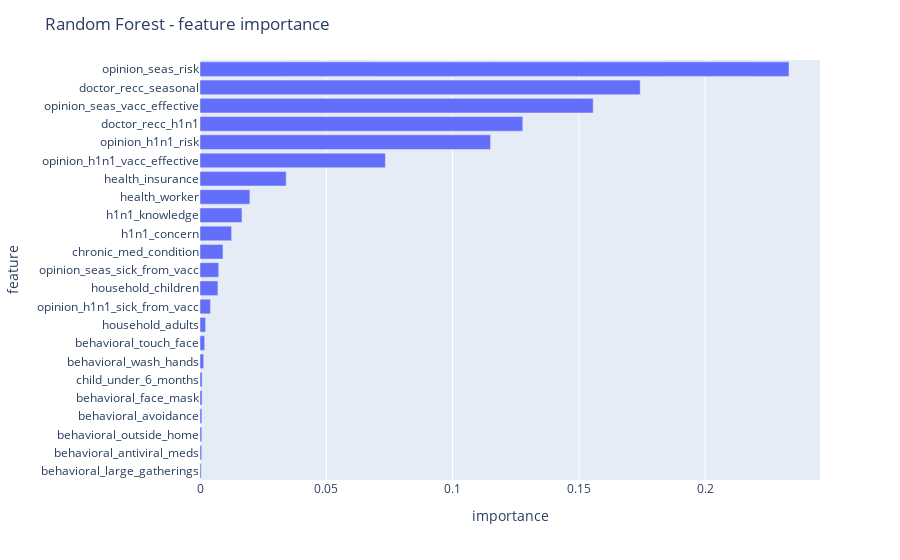

The code cell stored with this chart in its notebook:
### Markdown cell above
#### Plot

### Code cell
fig = px.bar(df_forest.sort_values('importance'), x='importance')
fig.update_layout(title_text="Random Forest - feature importance")
fig.show()

### Figure 1 — Plotly figure (JSON) as saved in the notebook; plotly's stock layout.template omitted (floating-point values rounded to 4 significant figures)
{"data": [{"alignmentgroup": "True", "hovertemplate": "importance=%{x}<br>feature=%{y}<extra></extra>", "legendgroup": "", "marker": {"color": "#636efa", "pattern": {"shape": ""}}, "name": "", "offsetgroup": "", "orientation": "h", "showlegend": false, "textposition": "auto", "type": "bar", "x": [0.0004989, 0.0006684, 0.0007089, 0.0007371, 0.000815, 0.0008424, 0.001473, 0.001849, 0.002216, 0.004146, 0.007093, 0.007409, 0.009102, 0.01252, 0.01662, 0.01975, 0.03412, 0.07341, 0.115, 0.1278, 0.1557, 0.1743, 0.2332], "xaxis": "x", "y": ["behavioral_large_gatherings", "behavioral_antiviral_meds", "behavioral_outside_home", "behavioral_avoidance", "behavioral_face_mask", "child_under_6_months", "behavioral_wash_hands", "behavioral_touch_face", "household_adults", "opinion_h1n1_sick_from_vacc", "household_children", "opinion_seas_sick_from_vacc", "chronic_med_condition", "h1n1_concern", "h1n1_knowledge", "health_worker", "health_insurance", "opinion_h1n1_vacc_effective", "opinion_h1n1_risk", "doctor_recc_h1n1", "opinion_seas_vacc_effective", "doctor_recc_seasonal", "opinion_seas_risk"], "yaxis": "y"}], "layout": {"barmode": "relative", "legend": {"tracegroupgap": 0}, "margin": {"t": 60}, "title": {"text": "Random Forest - feature importance"}, "xaxis": {"anchor": "y", "domain": [0, 1], "title": {"text": "importance"}}, "yaxis": {"anchor": "x", "domain": [0, 1], "title": {"text": "feature"}}}}
